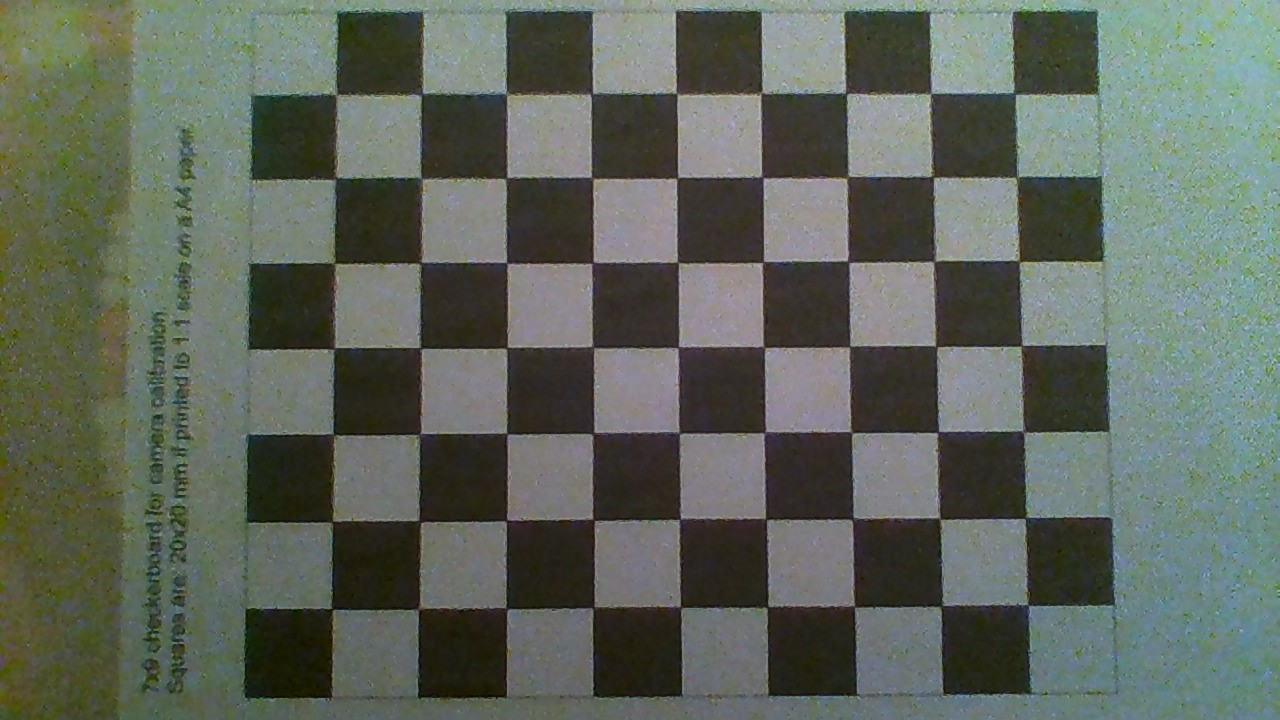
#> input picture calibration/cal_files/WIN_20211225_21_30_20_Pro.jpg, 1280 x 720 px; its folder holds only this picture in this run
$ python calibrate.py
#> lines starting #> are read from the running program, lines starting #| are printed output that depends on the picture; after the words box and inside, x2 and y2 are one past the last pixel; in counts of white or black regions, pixels touching at a corner belong together
import numpy as np
import cv2 as cv
import glob
from scipy.spatial.transform import Rotation as R


# termination criteria
criteria = (cv.TERM_CRITERIA_EPS + cv.TERM_CRITERIA_MAX_ITER, 30, 0.001)

# checkerboard Dimensions
# https://stackoverflow.com/a/36441746/7525593
cbrow = 7
cbcol = 9

# prepare object points, like (0,0,0), (1,0,0), (2,0,0) ....,(6,5,0)
objp = np.zeros((cbrow*cbcol,3), np.float32)
objp[:,:2] = np.mgrid[0:cbcol,0:cbrow].T.reshape(-1,2)

# Arrays to store object points and image points from all the images.
objpoints = [] # 3d point in real world space
imgpoints = [] # 2d points in image plane.

images = glob.glob('/home/hakanergin/code/apriltag-dt/calibration/cal_files/*.jpg')
for fname in images:
    img = cv.imread(fname)
#> img is the input picture: shape (720, 1280, 3); mean B, G, R 92.6, 102.7, 95.3
    gray = cv.cvtColor(img, cv.COLOR_BGR2GRAY)
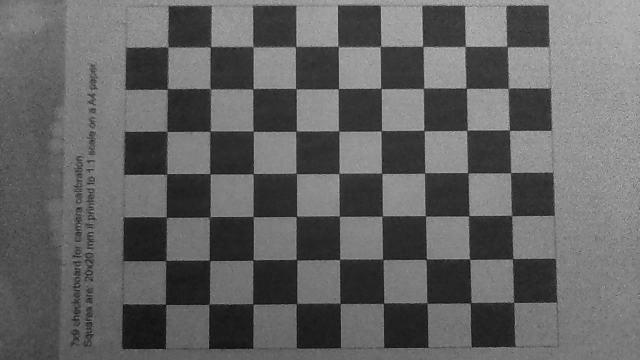
#> gray: shape (720, 1280) (shown at 1/2 size); min 5, max 203, mean 99.3
    # Find the chess board corners
    ret, corners = cv.findChessboardCorners(gray, (cbcol,cbrow), None)
#> ret = True; corners = 63 rows, first 8: [335.3, 94.74], [422.8, 93.1], [505.2, 93.92], [590.5, 94.38], [676.6, 93.3], [761.4, 92.19], [846.7, 94.44], [931.4, 93.3]
    # If found, add object points, image points (after refining them)
    if ret == True:
        objpoints.append(objp)
        corners2 = cv.cornerSubPix(gray,corners, (11,11), (-1,-1), criteria)
#> corners2 = 63 rows, first 8: [336.1, 94.06], [421.6, 94.07], [506.6, 93.69], [591.7, 93.83], [676.6, 93.58], [761.3, 93.34], [846.2, 92.92], [930.9, 93.35]
        imgpoints.append(corners)


        # Draw and display the corners
        cv.drawChessboardCorners(img, (cbrow,cbcol), corners2, ret)
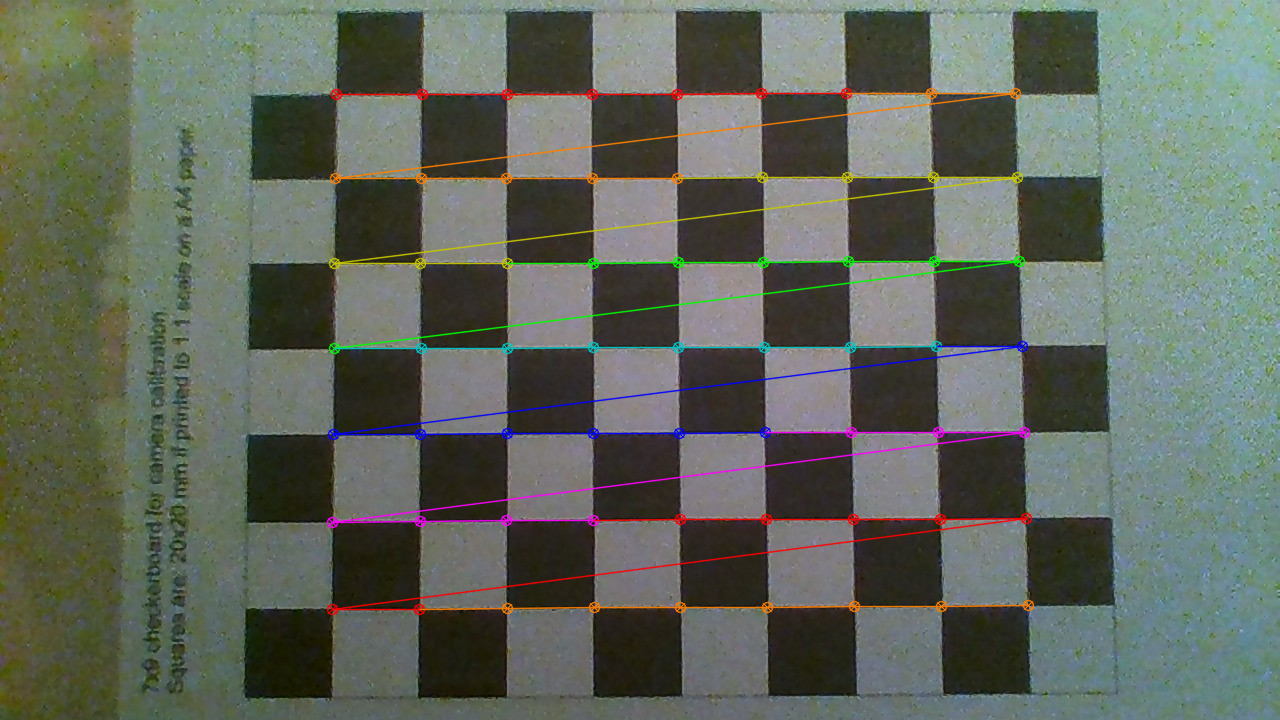
#> img: shape (720, 1280, 3); 3.46% of pixels changed, all inside (x1, y1, x2, y2) = (326, 87, 1035, 616)
        # cv.imshow('img', img)
        # cv.waitKey(750)

ret, mtx, dist, rvecs, tvecs = cv.calibrateCamera(objpoints, imgpoints, gray.shape[::-1], None, None)
#> ret = 0.329; mtx = [[2457.3, 0, 646.7], [0, 2466.9, 372.9], [0, 0, 1]]; dist = [[0.912, -36.95, 0.000873, 0.00171, 433.9]]; rvecs = ([-0.121, -0.0217, -0.00509],); tvecs = ([-3.65, -3.26, 29.04],)

# undistortion
for fname in images:
    img = cv.imread(fname)
    h,  w = img.shape[:2]
    newcameramtx, roi=cv.getOptimalNewCameraMatrix(mtx,dist,(w,h),1,(w,h))
#> newcameramtx = [[2511.8, 0, 646.2], [0, 2478.5, 373], [0, 0, 1]]; roi = (26, 22, 1230, 680)

    # undistort
    dst = cv.undistort(img, mtx, dist, None, newcameramtx)
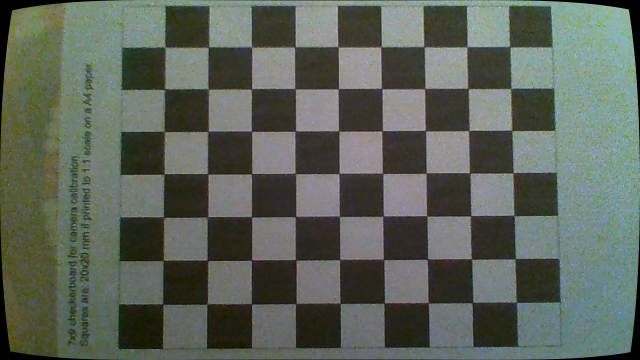
#> dst: shape (720, 1280, 3) (shown at 1/2 size); mean B, G, R 90.6, 100.1, 93.2

    # crop the image
    x,y,w,h = roi
#> x = 26; y = 22; w = 1230; h = 680
    dst = dst[y:y+h, x:x+w]
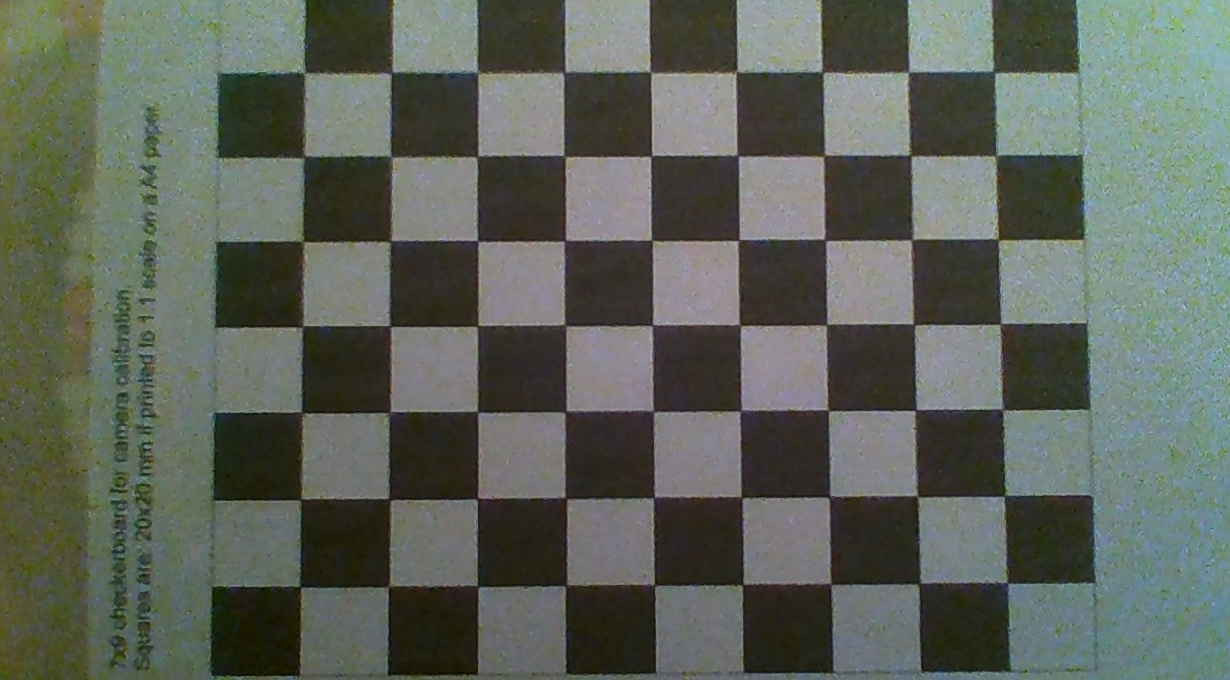
#> dst: shape (680, 1230, 3); mean B, G, R 91, 100.2, 93.8

    # cv.imshow('img', dst)
    # cv.waitKey(1500)


# print(ret, mtx, dist, rvecs, tvecs)

def get_params():
    return mtx

cv.destroyAllWindows()

$ run again, on calibration/cal_files/WIN_20211225_21_30_48_Pro.jpg
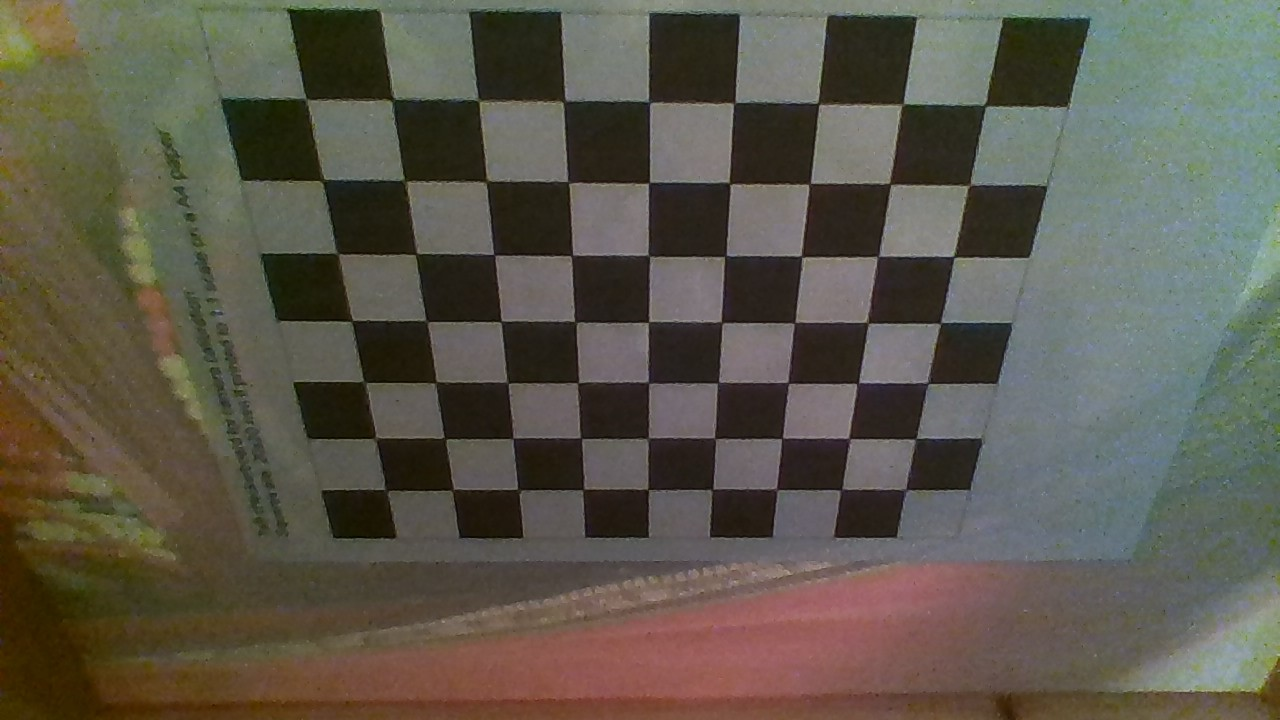
#> input picture calibration/cal_files/WIN_20211225_21_30_48_Pro.jpg, 1280 x 720 px
#> img is the input picture: shape (720, 1280, 3); mean B, G, R 76.2, 88.2, 92.4
#> `ret, corners = cv.findChessboardCorners(gray, (cbcol,cbrow), None)`: ret = True; corners = 63 rows, first 8: [306.3, 98.67], [392.5, 100], [479, 102.7], [563.1, 102.7], [650.2, 103.4], [733.5, 104.5], [818.8, 104.7], [903.9, 103.7]
#> corners2 = 63 rows, first 8: [306.4, 99.36], [392.9, 99.52], [478.6, 100.5], [564.1, 101.3], [649, 102.3], [734.3, 102.7], [818.3, 103.6], [902.6, 104.1]
#> `cv.drawChessboardCorners(img, (cbrow,cbcol), corners2, ret)`:
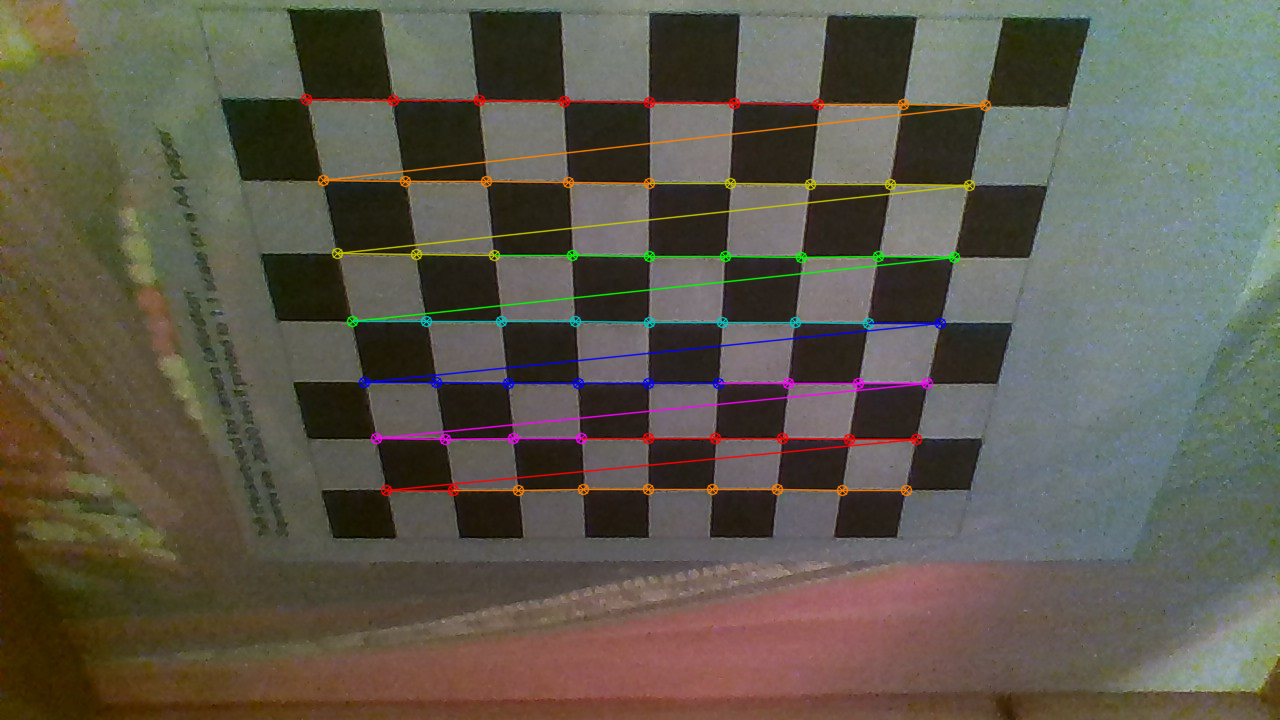
#> img: shape (720, 1280, 3); 3.05% of pixels changed, all inside (x1, y1, x2, y2) = (300, 93, 992, 497)
#> `ret, mtx, dist, rvecs, tvecs = cv.calibrateCamera(objpoints, imgpoints..`: ret = 0.337; mtx = [[713.8, 0, 656.1], [0, 629.1, 436.5], [0, 0, 1]]; dist = [[0.0528, -0.0964, 0.00233, -0.00093, 0.0462]]; rvecs = ([0.449, -0.0173, 0.0044],); tvecs = ([-4.08, -4.48, 8.39],)
#> newcameramtx = [[714.1, 0, 654.2], [0, 629.4, 438.6], [0, 0, 1]]; roi = (3, 3, 1273, 714)
#> `x,y,w,h = roi`: x = 3; w = 1273; h = 714
#> `dst = dst[y:y+h, x:x+w]`:
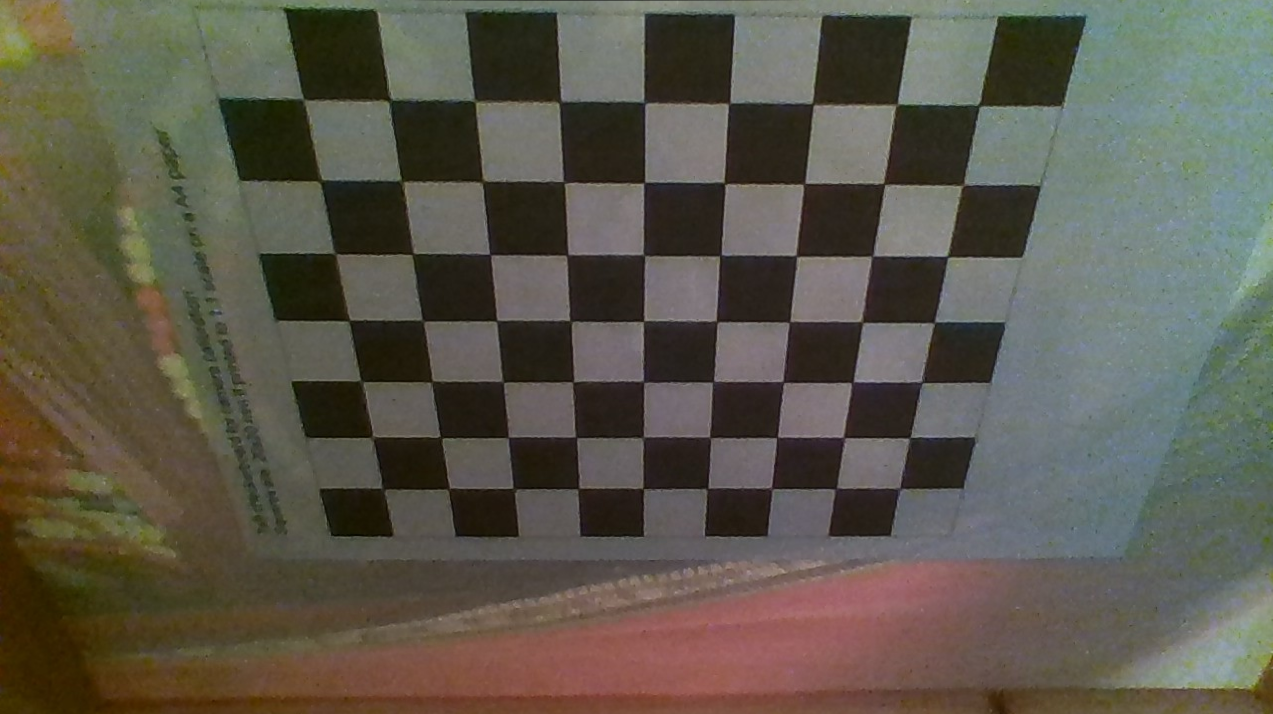
#> dst: shape (714, 1273, 3); mean B, G, R 76.4, 88.3, 92.3

$ run again, on calibration/cal_files/WIN_20211225_21_31_11_Pro.jpg
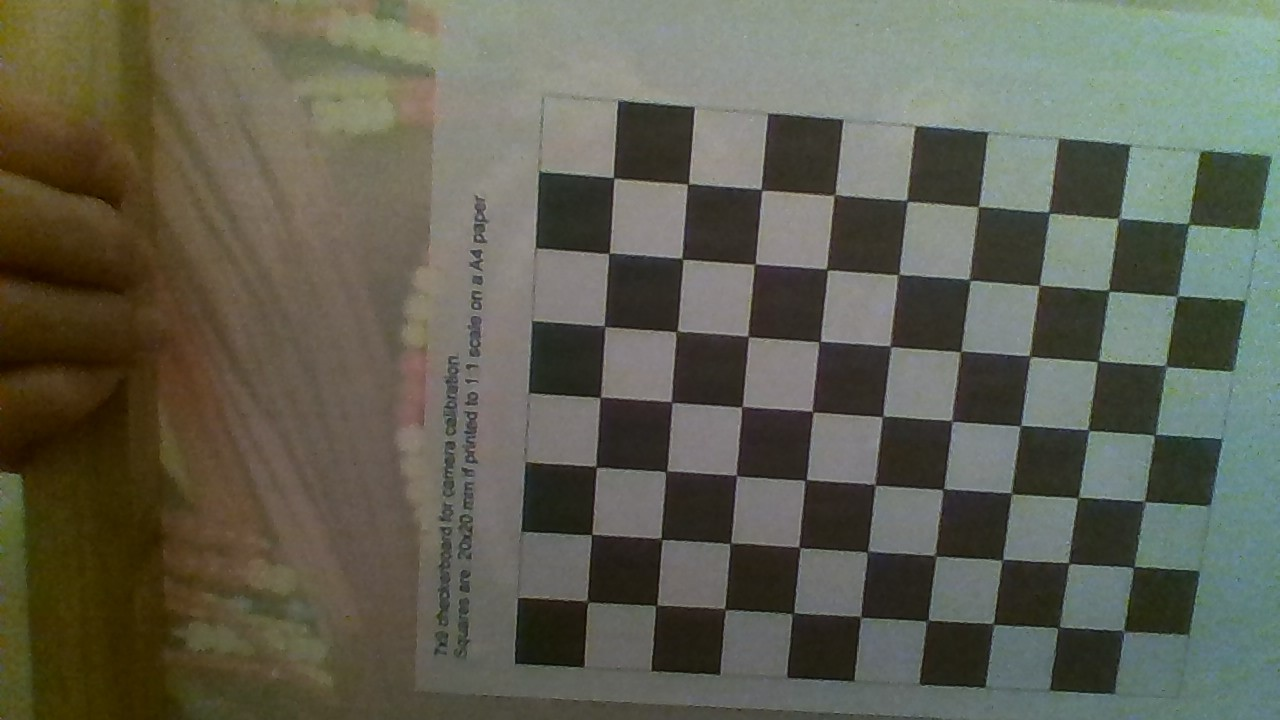
#> input picture calibration/cal_files/WIN_20211225_21_31_11_Pro.jpg, 1280 x 720 px
#> img is the input picture: shape (720, 1280, 3); mean B, G, R 82.1, 96.1, 96.2
#> `ret, corners = cv.findChessboardCorners(gray, (cbcol,cbrow), None)`: ret = True; corners = 63 rows, first 8: [613.7, 177.8], [687.5, 184.4], [761.8, 190.3], [834.4, 194.5], [907.5, 201.7], [977.9, 206.9], [1049.7, 213.3], [1119, 218.5]
#> corners2 = 63 rows, first 8: [613.7, 177.8], [688, 183.8], [761.4, 189.7], [834.6, 194.8], [906.9, 200.8], [978.4, 206.5], [1049, 212.6], [1118.9, 218.4]
#> `cv.drawChessboardCorners(img, (cbrow,cbcol), corners2, ret)`:
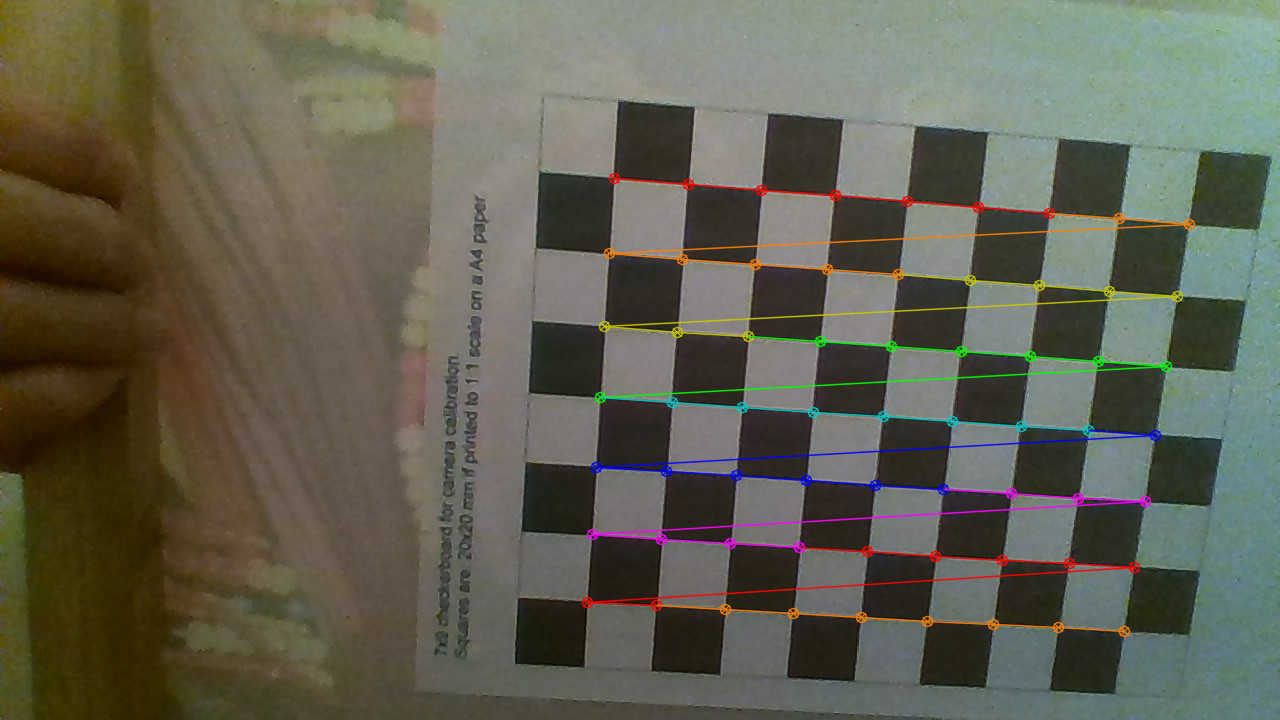
#> img: shape (720, 1280, 3); 2.91% of pixels changed, all inside (x1, y1, x2, y2) = (581, 172, 1196, 638)
#> `ret, mtx, dist, rvecs, tvecs = cv.calibrateCamera(objpoints, imgpoints..`: ret = 0.25; mtx = [[446.7, 0, 653.1], [0, 442.4, 386.8], [0, 0, 1]]; dist = [[0.0245, -0.0314, 0.000374, 0.000244, 0.0109]]; rvecs = ([0.0783, -0.0241, 0.0692],); tvecs = ([-0.529, -2.84, 6.02],)
#> newcameramtx = [[451.7, 0, 652.2], [0, 443.5, 387.4], [0, 0, 1]]; roi = (21, 17, 1240, 691)
#> `x,y,w,h = roi`: x = 21; y = 17; w = 1240; h = 691
#> `dst = dst[y:y+h, x:x+w]`:
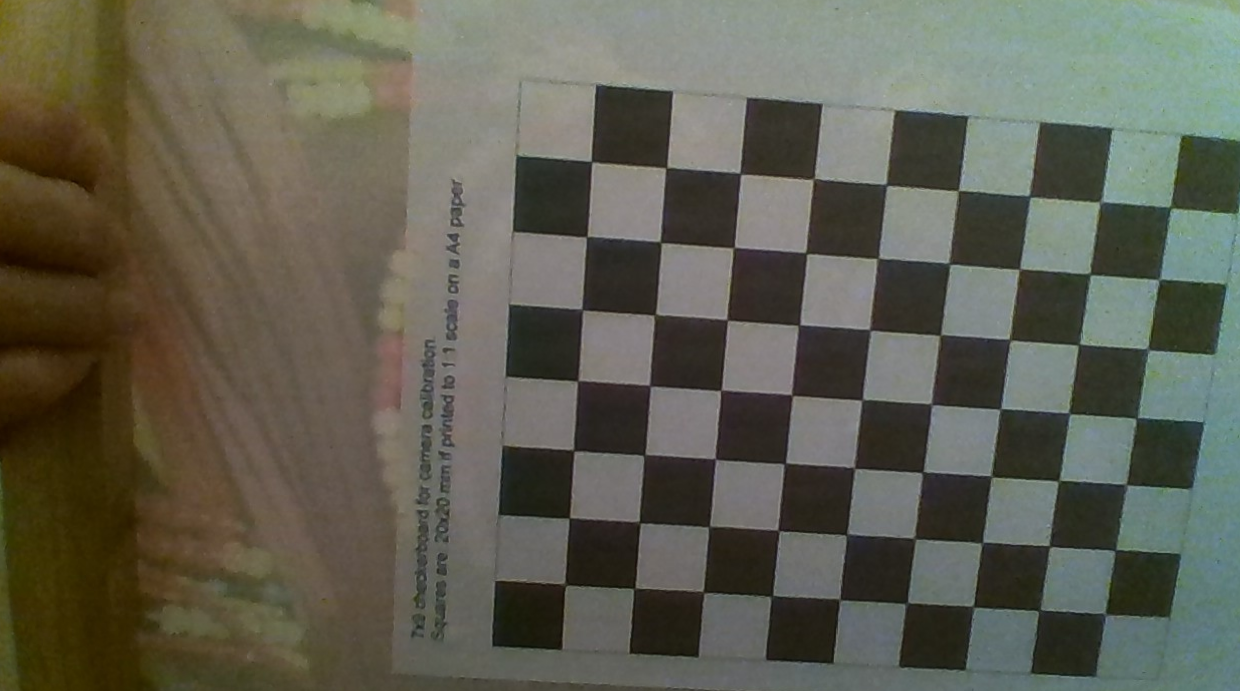
#> dst: shape (691, 1240, 3); mean B, G, R 81.9, 95.2, 95.8
